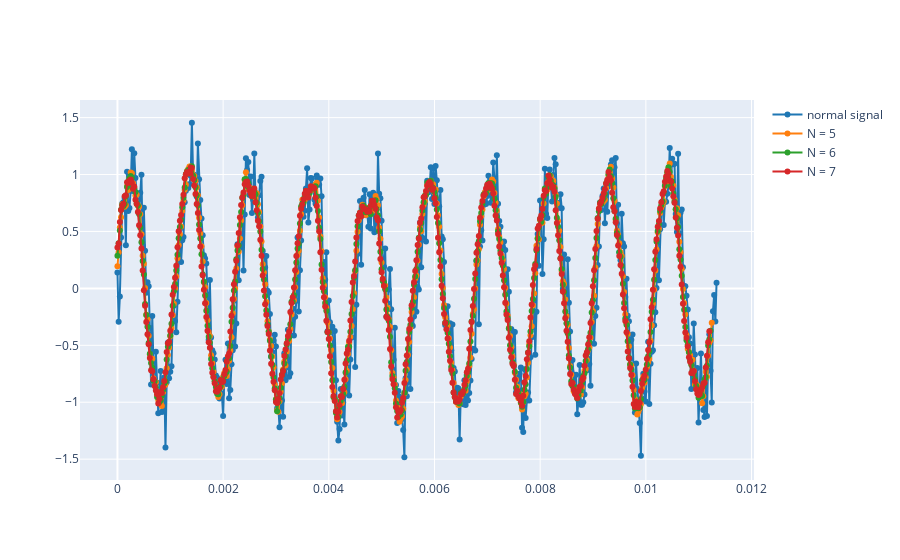

The notebook cell this image was saved under:
### Code cell
n_samples = 500 
t = np.linspace(0, 10, n_samples)  
frequency = 1.0  
amplitude = 1.0 
noise_stddev = 0.2  

# Generate a noisy sine wave signal
x = amplitude * np.sin(2 * np.pi * frequency * t) + noise_stddev * np.random.randn(n_samples)
a = averaging_filter(x, 5)
b = averaging_filter(x, 6)
c = averaging_filter(x, 7)
plot_signals([x, a, b, c], fs, name=['normal signal','N = 5', 'N = 6', 'N = 7'], mode='lines+markers')

### Figure 1 — Plotly figure (JSON) as saved in the notebook; plotly's stock layout.template omitted (floating-point values rounded to 4 significant figures; data arrays with more than 128 entries replaced by an {"elided": "..."} marker saying what was removed)
{"data": [{"line": {"color": "#1f77b4", "shape": "linear"}, "mode": "lines+markers", "name": "normal signal", "type": "scatter", "x": {"elided": "500 float values"}, "y": {"elided": "500 float values"}}, {"line": {"color": "#ff7f0e", "shape": "linear"}, "mode": "lines+markers", "name": "N = 5", "type": "scatter", "x": {"elided": "500 float values"}, "y": {"elided": "496 float values"}}, {"line": {"color": "#2ca02c", "shape": "linear"}, "mode": "lines+markers", "name": "N = 6", "type": "scatter", "x": {"elided": "500 float values"}, "y": {"elided": "495 float values"}}, {"line": {"color": "#d62728", "shape": "linear"}, "mode": "lines+markers", "name": "N = 7", "type": "scatter", "x": {"elided": "500 float values"}, "y": {"elided": "494 float values"}}], "layout": {}}
